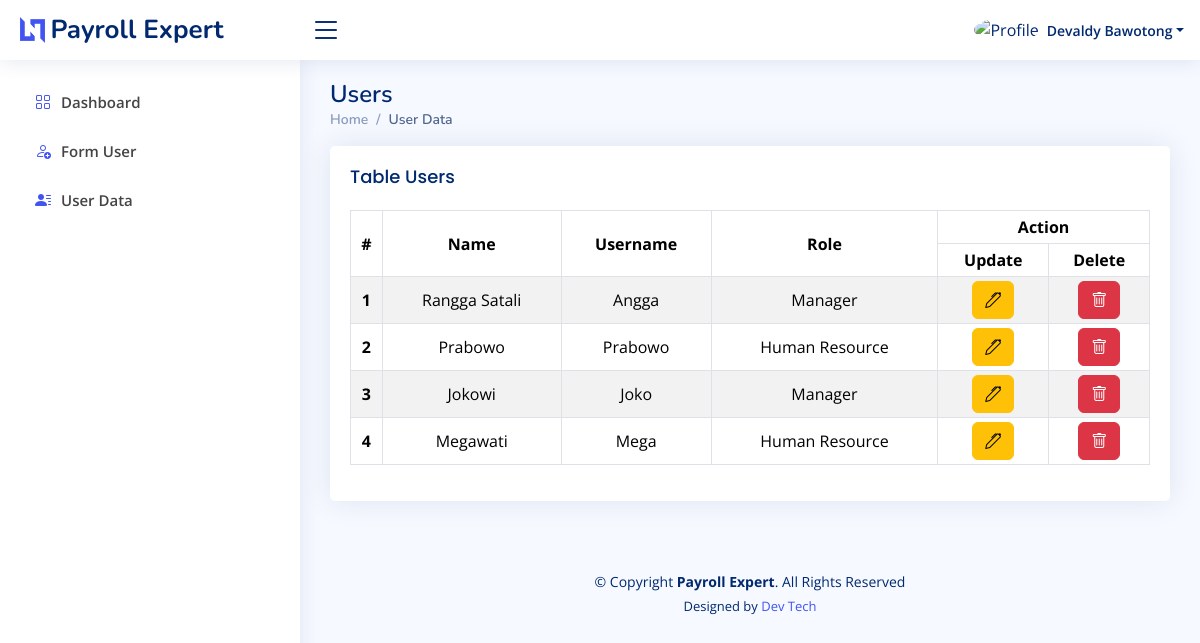
The page /index.php?page=users (signed in) on the database its author committed.
### tables this page shows
CREATE TABLE `users_table` (
  `id` int NOT NULL,
  `name` varchar(30) NOT NULL,
  `username` varchar(20) NOT NULL,
  `password` varchar(255) NOT NULL,
  `role` varchar(20) NOT NULL,
  `signature` varchar(255) DEFAULT NULL
);

### layout/admin/users.php (the view, shortened to what this page needs)
<div class="pagetitle">
    <h1>Users</h1>
    <nav>
        <ol class="breadcrumb">
            <li class="breadcrumb-item"><a href="?page=dashboard">Home</a></li>
            <li class="breadcrumb-item active">User Data</li>
        </ol>
    </nav>
</div>
<section class="section">
    <div class="row">
        <div class="col-lg-12">
            <div class="card">
                <div class="card-body">
                    <h5 class="card-title">Table Users</h5>
                    <div class="table-responsive">
                        <table class="table table-sm table-striped table-bordered align-middle text-center">
                            <thead class="align-middle">
                                <tr>
                                    <th rowspan="2">#</th>
                                    <th rowspan="2">Name</th>
                                    <th rowspan="2">Username</th>
                                    <th rowspan="2">Role</th>
                                    <th colspan="2">Action</th>
                                </tr>
                                <tr>
                                    <th>Update</th>
                                    <th>Delete</th>
                                </tr>
                            </thead>
                            <tbody style="text-transform: capitalize;">
                                <?php
                                $countRows = 1;
                                foreach ($dataUsers as $row) {
                                    if ($row['role'] != 'admin') {
                                ?>
                                        <tr>
                                            <th><?php echo $countRows++; ?></th>
                                            <td><?php echo $row['name']; ?></td>
                                            <td><?php echo $row['username']; ?></td>
                                            <td><?php echo $row['role']; ?></td>
                                            <td><a href="?page=update-user&id=<?php echo $row['id']; ?>" class="btn btn-warning"><i class="bi bi-pen"></i></a></td>
                                            <td>
                                                <button class="btn btn-danger" onclick="deleteUser(<?php echo $row['id']; ?>)"><i class="bi bi-trash"></i></button>
                                            </td>
                                        </tr>
                                <?php
                                    }
                                }
                                ?>
                            </tbody>
                        </table>
                    </div>
                </div>
            </div>
        </div>
    </div>
</section>

### assets/css/style.css (style rules this page uses)
:root { scroll-behavior: smooth; }
body { font-family: "Open Sans", sans-serif; background: #f6f9ff; color: #444444; }
a { color: #4154f1; text-decoration: none; }
h1, h2, h3, h4, h5, h6 { font-family: "Nunito", sans-serif; }
.pagetitle { margin-bottom: 10px; }
.pagetitle h1 { font-size: 24px; margin-bottom: 0; font-weight: 600; color: #012970; }
.card { margin-bottom: 30px; border: none; border-radius: 5px; box-shadow: 0px 0 30px rgba(1, 41, 112, 0.1); }
.card-title { padding: 20px 0 15px 0; font-size: 18px; font-weight: 500; color: #012970; font-family: "Poppins", sans-serif; }
.card-body { padding: 0 20px 20px 20px; }
.breadcrumb { font-size: 14px; font-family: "Nunito", sans-serif; color: #899bbd; font-weight: 600; }
.breadcrumb a { color: #899bbd; transition: 0.3s; }
.breadcrumb .breadcrumb-item::before { color: #899bbd; }
.breadcrumb .active { color: #51678f; font-weight: 600; }

### rows shown on the page
users_table: name "Rangga Satali", username "Angga", role "Manager"
users_table: name "Prabowo", username "Prabowo", role "Human Resource"
users_table: name "Jokowi", username "Joko", role "Manager"
users_table: name "Megawati", username "Mega", role "Human Resource"

### other values the page prints
$name "Devaldy Bawotong"
